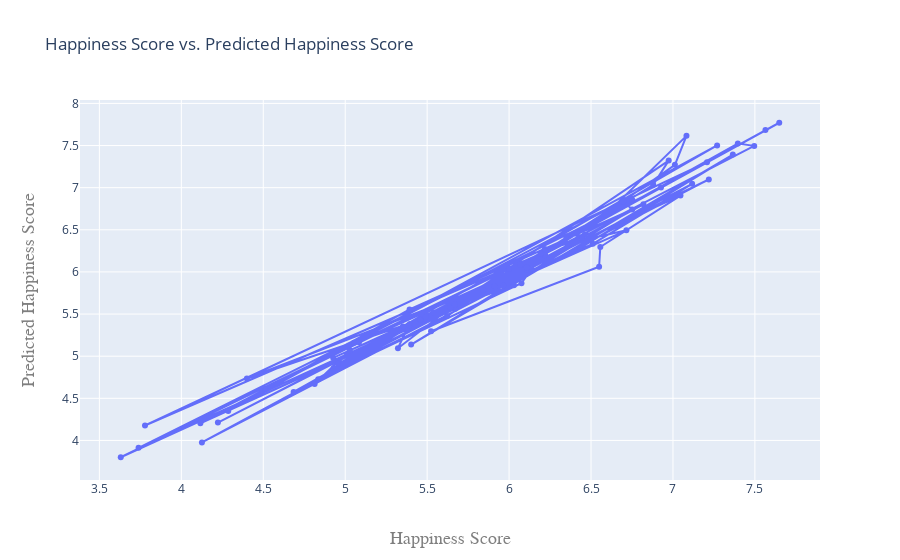

Notebook code for this chart:
### Code cell
trace = go.Scatter(
    x = lm.predict(X),
    y = df.Happiness_Score,
    mode = 'lines+markers'
)
data = [trace]
layout = go.Layout(
    title='Happiness Score vs. Predicted Happiness Score',
    xaxis=dict(
        title='Happiness Score',
        titlefont=dict(
            family='Courier New, monospace',
            size=18,
            color='#7f7f7f'
        )
    ),
    yaxis=dict(
        title='Predicted Happiness Score',
        titlefont=dict(
            family='Courier New, monospace',
            size=18,
            color='#7f7f7f'
        )
    )
)

fig = go.Figure(data=data, layout=layout)
iplot(fig)

### Figure 1 — Plotly figure (JSON) as saved in the notebook; plotly's stock layout.template omitted (floating-point values rounded to 4 significant figures)
{"data": [{"mode": "lines+markers", "type": "scatter", "x": [6.348, 6.462, 3.778, 7.208, 4.93, 5.671, 6.752, 6.068, 6.927, 3.739, 6.716, 6.218, 6.445, 7.082, 7.012, 6.692, 6.221, 7.564, 7.649, 5.46, 4.4, 6.11, 5.967, 4.116, 6.697, 6.752, 5.402, 7.365, 6.433, 3.63, 5.999, 6.136, 6.076, 4.835, 7.117, 6.511, 5.395, 5.028, 4.813, 5.491, 7.219, 4.126, 6.82, 5.393, 4.286, 7.269, 5.352, 4.926, 5.843, 6.879, 6.974, 5.642, 6.029, 5.537, 5.669, 5.322, 5.387, 4.956, 5.054, 6.107, 5.912, 6.221, 4.223, 7.496, 7.396, 4.685, 5.622, 6.193, 4.511, 5.084, 7.046, 6.557, 6.549, 5.524], "y": [6.424, 6.441, 4.178, 7.303, 4.858, 5.564, 6.854, 6.086, 7.001, 3.912, 6.494, 6.272, 6.408, 7.615, 7.271, 6.833, 6.25, 7.683, 7.771, 5.432, 4.735, 6.022, 5.838, 4.204, 6.839, 6.74, 5.138, 7.393, 6.283, 3.801, 6.039, 6.033, 5.866, 4.725, 7.046, 6.334, 5.383, 5.069, 4.669, 5.467, 7.097, 3.977, 6.802, 5.554, 4.35, 7.502, 5.353, 4.98, 5.786, 7.034, 7.321, 5.576, 5.841, 5.519, 5.613, 5.095, 5.368, 4.909, 5.158, 6.052, 5.83, 6.199, 4.212, 7.496, 7.525, 4.575, 5.476, 6.217, 4.612, 5.166, 6.907, 6.296, 6.062, 5.296]}], "layout": {"title": {"text": "Happiness Score vs. Predicted Happiness Score"}, "xaxis": {"title": {"font": {"color": "#7f7f7f", "family": "Courier New, monospace", "size": 18}, "text": "Happiness Score"}}, "yaxis": {"title": {"font": {"color": "#7f7f7f", "family": "Courier New, monospace", "size": 18}, "text": "Predicted Happiness Score"}}}}
